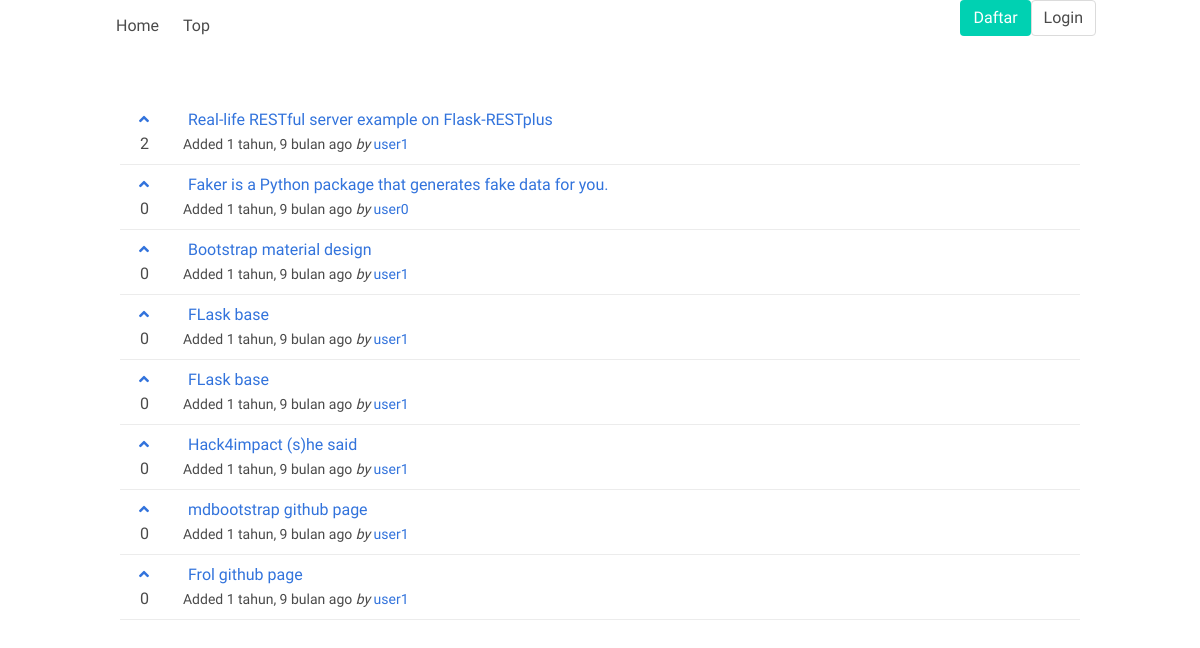
The page /site/github.com on the database as committed earlier.
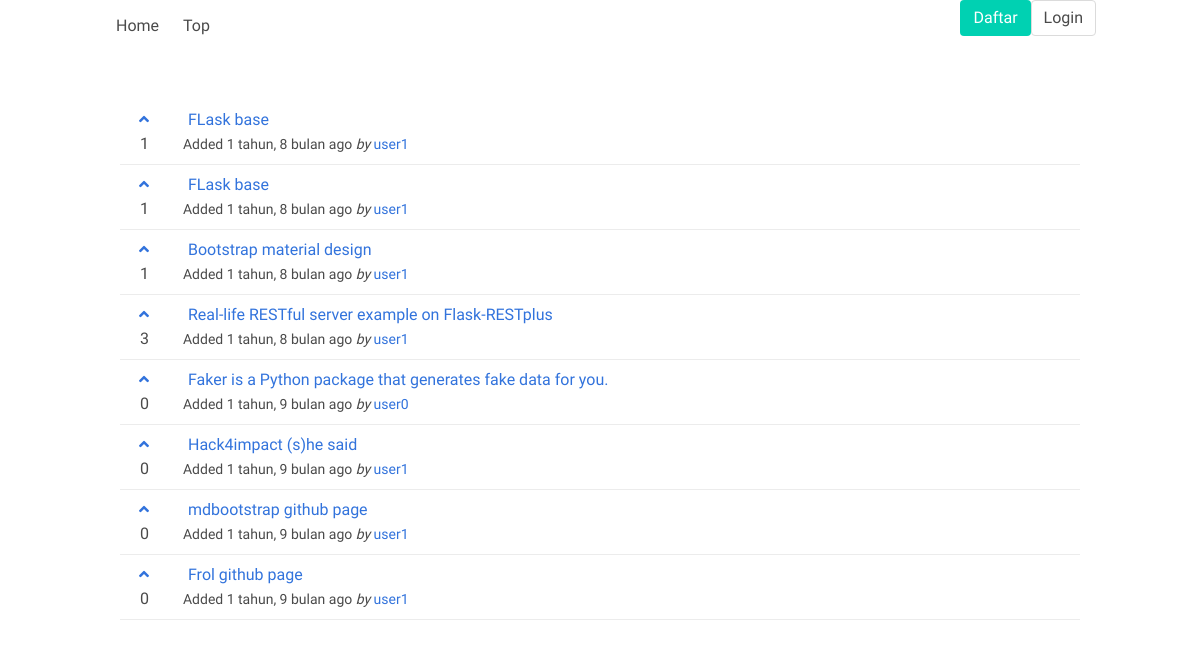
The same page on the database as committed later.
### posts/models.py (models this page shows)
class Base(models.Model):
    title = models.CharField(max_length=127)
    author = models.ForeignKey(User, on_delete=models.CASCADE)
    class Meta:
        abstract = True
    def __str__(self):
        return self.title

class Link(Base):
    content = models.URLField()
    site = models.ForeignKey(
        Site, null=True,
        on_delete=models.CASCADE
    )
    score = models.PositiveIntegerField(default=0)
    voters = models.ManyToManyField(User, related_name="voter")
    added_time = models.DateTimeField(auto_now_add=True)

### posts/views.py (the view)
# urls.py: path('site/<str:site_name>', views.site_links,
def site_links(request, site_name):
    site = Site.objects.get(domain=site_name)
    link_list = site.link_set.all().order_by('-added_time')
    paginator = Paginator(link_list, NUM_PER_PAGE)
    page = request.GET.get('page')
    links = paginator.get_page(page)
    return render(request, 'site.html', {
        'site': site,
        'links': links,
        'page_obj': links
    })

### posts/models.py (called while the page is built)
    def __str__(self):
        return self.domain

### templates/site.html (shortened to what this page needs)
{% extends 'base.html' %}
{% block content %}
<div class="container">
	{% include 'includes/navbar.html' %}
</div>
<section class="section">
	<div class="container">
    <ul>
    {% for link in links %}
      <li class="item">
        <p class="col">
          <a  class='col-1'
          >
            <span class="icon is-small is-left">
              <i class="fas fa-angle-up"></i>
            </span>
          </a>
          <a class="col-2" href="{{ link.content }}">{{ link }}</a>
        </p>
        <p class="col">
          <span class='col-1 col-1-bottom'>{{ link.score }}</span>
          <small class='col-2'>
            Added {{ link.added_time | timesince }} ago
            {% if link.author %}
              <em>by</em> <a href="{% url 'post:user' link.author %}">{{ link.author }}</a>
            {% endif %}
          </small>
        </p>
      </li>
    {% endfor %}
    </ul>
</section>
{% endblock %}

Rows that differ between the two databases and show on the page:
changed Link (number 1 of 8 on the later page): score "0" → "1"; added_time "1 tahun, 9 bulan" → "1 tahun, 8 bulan"; moves up the list
changed Link (number 2 of 8 on the later page): score "0" → "1"; added_time "1 tahun, 9 bulan" → "1 tahun, 8 bulan"; moves up the list
changed Link "Bootstrap material design": score "0" → "1"; added_time "1 tahun, 9 bulan" → "1 tahun, 8 bulan"; moves down the list
changed Link "Real-life RESTful server example on Flask-RESTplus": score "2" → "3"; added_time "1 tahun, 9 bulan" → "1 tahun, 8 bulan"
